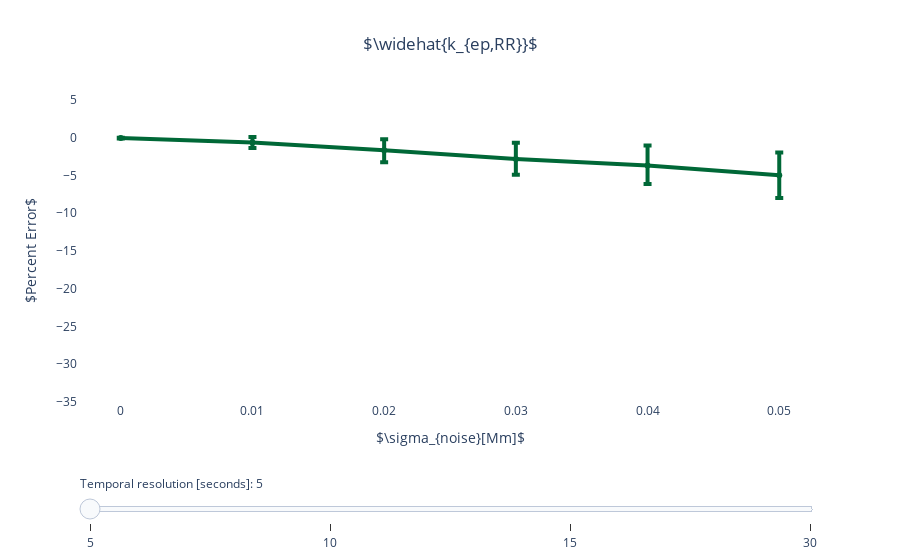

The code cell stored with this chart in its notebook:
### Markdown cell above
## Figure 3 - first subfigure

### Code cell
# THIS CAN PROBABLY BE LEFT OUT BUT IT ONLY WORKS HALF OF THE TIME IF I LEAVE IT OUT SO IT'S HERE FOR NOW

file = loadmat('fig2andfig3vars.mat')

listSigmaC = np.squeeze(np.asarray((np.reshape(file['listSigmaC'], 6))))

curErr = file['curErr']
errQt = file['errQt']
errMd = file['errMd']

fig = go.Figure()

legend_values = cycle([5, 10, 15, 30])

line_colours = cycle(['#006837','#31A354','#78C679','#C2E699'])

for i in range(0,4):
    finalErrMd=np.squeeze(np.asarray((np.reshape(errMd[i,:], 6))))
    finalErrorDiff=np.squeeze(np.asarray((np.reshape(abs(errQt[i,:,0]-errMd[i,:]), 6))))
    finalErrorDiffMinus=np.squeeze(np.asarray((np.reshape(abs(errQt[i,:,1]-errMd[i,:]), 6))))
    fig.add_trace(go.Scatter(
        name=next(legend_values),
        visible=False,
        x=listSigmaC,
        y=finalErrMd,
        error_y=dict(
            type='data', # value of error bar given in data coordinates
            array=finalErrorDiff,
            arrayminus=finalErrorDiffMinus,
            symmetric=False,
            visible=True,
            thickness=4),
        line_color=next(line_colours),
        line_width=4, showlegend=False
    ))
    
# Default value on the slider    
fig.data[0].visible = True


# Create and add slider
legend_values = [5, 10, 15, 30]
steps = []
for i in range(len(fig.data)):
    step = dict(
        method="update",
        args=[{"visible": [False] * len(fig.data)}],
        value=legend_values[i],
        label=legend_values[i]        
    )
    step["args"][0]["visible"][i] = True  # Toggle i'th trace to "visible"
    steps.append(step)

sliders = [dict(
    active=4,
    currentvalue={"prefix": "Temporal resolution [seconds]: "},
    pad={"t": 70}, #upper padding 
    steps=steps
)]


fig.update_xaxes(title_text=r'$\sigma_{noise}[Mm]$')
fig.update_layout(title=dict(text=r'$\widehat{k_{ep,RR}}$',
                             x=0.5,
                             xanchor='center'),
                  yaxis=dict(title=r'$Percent Error$',
                             showline=True,
                             range=[-35,5],
                             tickvals=[-35,-30,-25,-20,-15,-10,-5,0,5],
                             ), 
                  plot_bgcolor='#ffffff',
                  legend=dict(yanchor='bottom', y=0.20, xanchor='right', x=0.30),
                  sliders=sliders
)


fig.show()

### Figure 1 — Plotly figure (JSON) as saved in the notebook; plotly's stock layout.template omitted (floating-point values rounded to 4 significant figures)
{"data": [{"error_y": {"array": [0.03388, 0.7404, 1.466, 2.13, 2.661, 3.016], "arrayminus": [0.03991, 0.7325, 1.583, 2.102, 2.455, 3.008], "symmetric": false, "thickness": 4, "type": "data", "visible": true}, "line": {"color": "#006837", "width": 4}, "name": "5", "showlegend": false, "type": "scatter", "visible": true, "x": [0, 0.01, 0.02, 0.03, 0.04, 0.05], "y": [-0.04748, -0.6308, -1.657, -2.805, -3.684, -4.975]}, {"error_y": {"array": [0.4277, 1.256, 1.988, 3.223, 3.755, 3.3], "arrayminus": [0.3607, 1.308, 2.214, 2.78, 3.391, 3.973], "symmetric": false, "thickness": 4, "type": "data", "visible": true}, "line": {"color": "#31A354", "width": 4}, "name": "10", "showlegend": false, "type": "scatter", "visible": false, "x": [0, 0.01, 0.02, 0.03, 0.04, 0.05], "y": [-0.2986, -1.395, -2.725, -3.681, -5.759, -8.812]}, {"error_y": {"array": [0.937, 1.94, 2.928, 3.41, 3.774, 4.492], "arrayminus": [0.8652, 1.906, 2.811, 3.403, 3.773, 4.197], "symmetric": false, "thickness": 4, "type": "data", "visible": true}, "line": {"color": "#78C679", "width": 4}, "name": "15", "showlegend": false, "type": "scatter", "visible": false, "x": [0, 0.01, 0.02, 0.03, 0.04, 0.05], "y": [-0.8457, -2.076, -3.151, -5.27, -7.974, -10.33]}, {"error_y": {"array": [1.134, 2.523, 3.874, 4.485, 4.888, 5.406], "arrayminus": [1.235, 2.687, 3.791, 4.424, 4.83, 5.319], "symmetric": false, "thickness": 4, "type": "data", "visible": true}, "line": {"color": "#C2E699", "width": 4}, "name": "30", "showlegend": false, "type": "scatter", "visible": false, "x": [0, 0.01, 0.02, 0.03, 0.04, 0.05], "y": [-3.308, -5.732, -7.677, -9.696, -12.05, -14.76]}], "layout": {"legend": {"x": 0.3, "xanchor": "right", "y": 0.2, "yanchor": "bottom"}, "plot_bgcolor": "#ffffff", "sliders": [{"active": 4, "currentvalue": {"prefix": "Temporal resolution [seconds]: "}, "pad": {"t": 70}, "steps": [{"args": [{"visible": [true, false, false, false]}], "label": "5", "method": "update", "value": "5"}, {"args": [{"visible": [false, true, false, false]}], "label": "10", "method": "update", "value": "10"}, {"args": [{"visible": [false, false, true, false]}], "label": "15", "method": "update", "value": "15"}, {"args": [{"visible": [false, false, false, true]}], "label": "30", "method": "update", "value": "30"}]}], "title": {"text": "$\\widehat{k_{ep,RR}}$", "x": 0.5, "xanchor": "center"}, "xaxis": {"title": {"text": "$\\sigma_{noise}[Mm]$"}}, "yaxis": {"range": [-35, 5], "showline": true, "tickvals": [-35, -30, -25, -20, -15, -10, -5, 0, 5], "title": {"text": "$Percent Error$"}}}}
